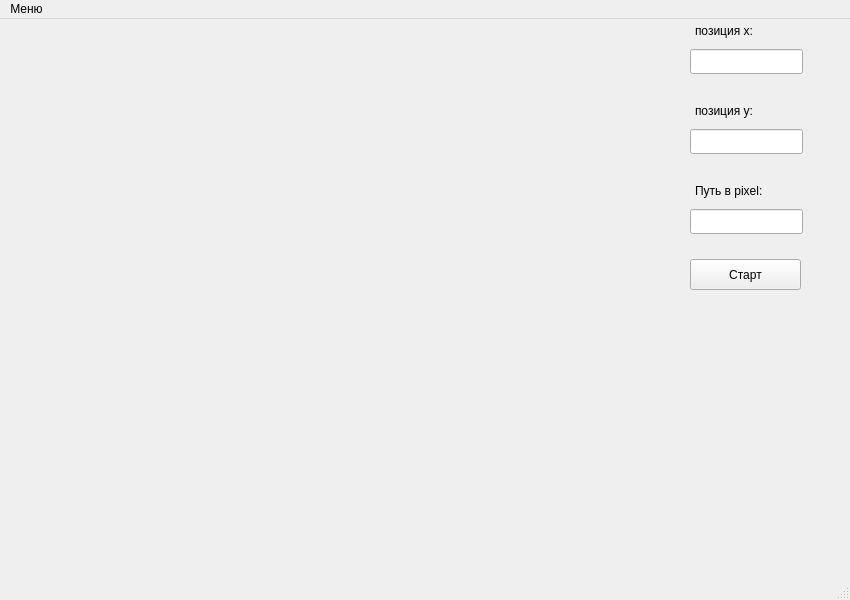
<?xml version="1.0" encoding="UTF-8"?>
<ui version="4.0">
 <class>MainWindow</class>
 <widget class="QMainWindow" name="MainWindow">
  <property name="geometry">
   <rect>
    <x>0</x>
    <y>0</y>
    <width>850</width>
    <height>600</height>
   </rect>
  </property>
  <property name="minimumSize">
   <size>
    <width>850</width>
    <height>600</height>
   </size>
  </property>
  <property name="maximumSize">
   <size>
    <width>850</width>
    <height>600</height>
   </size>
  </property>
  <property name="windowTitle">
   <string>MainWindow</string>
  </property>
  <property name="styleSheet">
   <string notr="true"/>
  </property>
  <widget class="QWidget" name="centralwidget">
   <widget class="QLineEdit" name="lineEdit_y">
    <property name="geometry">
     <rect>
      <x>690</x>
      <y>110</y>
      <width>113</width>
      <height>25</height>
     </rect>
    </property>
    <property name="readOnly">
     <bool>true</bool>
    </property>
   </widget>
   <widget class="QTextEdit" name="textEdit_2">
    <property name="geometry">
     <rect>
      <x>690</x>
      <y>80</y>
      <width>111</width>
      <height>31</height>
     </rect>
    </property>
    <property name="styleSheet">
     <string notr="true">background-color: TRANSPARENT;</string>
    </property>
    <property name="readOnly">
     <bool>true</bool>
    </property>
    <property name="html">
     <string>&lt;!DOCTYPE HTML PUBLIC &quot;-//W3C//DTD HTML 4.0//EN&quot; &quot;http://www.w3.org/TR/REC-html40/strict.dtd&quot;&gt;
&lt;html&gt;&lt;head&gt;&lt;meta name=&quot;qrichtext&quot; content=&quot;1&quot; /&gt;&lt;meta charset=&quot;utf-8&quot; /&gt;&lt;style type=&quot;text/css&quot;&gt;
p, li { white-space: pre-wrap; }
hr { height: 1px; border-width: 0; }
li.unchecked::marker { content: &quot;\2610&quot;; }
li.checked::marker { content: &quot;\2612&quot;; }
&lt;/style&gt;&lt;/head&gt;&lt;body style=&quot; font-family:'Segoe UI'; font-size:9pt; font-weight:400; font-style:normal;&quot;&gt;
&lt;p style=&quot; margin-top:0px; margin-bottom:0px; margin-left:0px; margin-right:0px; -qt-block-indent:0; text-indent:0px;&quot;&gt;позиция y:&lt;/p&gt;&lt;/body&gt;&lt;/html&gt;</string>
    </property>
   </widget>
   <widget class="QTextEdit" name="textEdit">
    <property name="geometry">
     <rect>
      <x>690</x>
      <y>0</y>
      <width>111</width>
      <height>31</height>
     </rect>
    </property>
    <property name="styleSheet">
     <string notr="true">background-color: TRANSPARENT;</string>
    </property>
    <property name="readOnly">
     <bool>true</bool>
    </property>
    <property name="html">
     <string>&lt;!DOCTYPE HTML PUBLIC &quot;-//W3C//DTD HTML 4.0//EN&quot; &quot;http://www.w3.org/TR/REC-html40/strict.dtd&quot;&gt;
&lt;html&gt;&lt;head&gt;&lt;meta name=&quot;qrichtext&quot; content=&quot;1&quot; /&gt;&lt;meta charset=&quot;utf-8&quot; /&gt;&lt;style type=&quot;text/css&quot;&gt;
p, li { white-space: pre-wrap; }
hr { height: 1px; border-width: 0; }
li.unchecked::marker { content: &quot;\2610&quot;; }
li.checked::marker { content: &quot;\2612&quot;; }
&lt;/style&gt;&lt;/head&gt;&lt;body style=&quot; font-family:'Segoe UI'; font-size:9pt; font-weight:400; font-style:normal;&quot;&gt;
&lt;p style=&quot; margin-top:0px; margin-bottom:0px; margin-left:0px; margin-right:0px; -qt-block-indent:0; text-indent:0px;&quot;&gt;позиция x:&lt;/p&gt;&lt;/body&gt;&lt;/html&gt;</string>
    </property>
   </widget>
   <widget class="QLineEdit" name="lineEdit_x">
    <property name="geometry">
     <rect>
      <x>690</x>
      <y>30</y>
      <width>113</width>
      <height>25</height>
     </rect>
    </property>
    <property name="readOnly">
     <bool>true</bool>
    </property>
   </widget>
   <widget class="QPushButton" name="pushButton_Start">
    <property name="geometry">
     <rect>
      <x>690</x>
      <y>240</y>
      <width>111</width>
      <height>31</height>
     </rect>
    </property>
    <property name="text">
     <string>Старт</string>
    </property>
   </widget>
   <widget class="QTextEdit" name="textEdit_3">
    <property name="geometry">
     <rect>
      <x>690</x>
      <y>160</y>
      <width>111</width>
      <height>31</height>
     </rect>
    </property>
    <property name="styleSheet">
     <string notr="true">background-color: TRANSPARENT;</string>
    </property>
    <property name="readOnly">
     <bool>true</bool>
    </property>
    <property name="html">
     <string>&lt;!DOCTYPE HTML PUBLIC &quot;-//W3C//DTD HTML 4.0//EN&quot; &quot;http://www.w3.org/TR/REC-html40/strict.dtd&quot;&gt;
&lt;html&gt;&lt;head&gt;&lt;meta name=&quot;qrichtext&quot; content=&quot;1&quot; /&gt;&lt;meta charset=&quot;utf-8&quot; /&gt;&lt;style type=&quot;text/css&quot;&gt;
p, li { white-space: pre-wrap; }
hr { height: 1px; border-width: 0; }
li.unchecked::marker { content: &quot;\2610&quot;; }
li.checked::marker { content: &quot;\2612&quot;; }
&lt;/style&gt;&lt;/head&gt;&lt;body style=&quot; font-family:'Segoe UI'; font-size:9pt; font-weight:400; font-style:normal;&quot;&gt;
&lt;p style=&quot; margin-top:0px; margin-bottom:0px; margin-left:0px; margin-right:0px; -qt-block-indent:0; text-indent:0px;&quot;&gt;Путь в pixel:&lt;/p&gt;&lt;/body&gt;&lt;/html&gt;</string>
    </property>
   </widget>
   <widget class="QLineEdit" name="lineEdit_way">
    <property name="geometry">
     <rect>
      <x>690</x>
      <y>190</y>
      <width>113</width>
      <height>25</height>
     </rect>
    </property>
    <property name="readOnly">
     <bool>true</bool>
    </property>
   </widget>
  </widget>
  <widget class="QMenuBar" name="menubar">
   <property name="geometry">
    <rect>
     <x>0</x>
     <y>0</y>
     <width>850</width>
     <height>26</height>
    </rect>
   </property>
   <widget class="QMenu" name="menu">
    <property name="title">
     <string>Меню</string>
    </property>
    <addaction name="action_Timer"/>
    <addaction name="action_Dir"/>
   </widget>
   <addaction name="menu"/>
  </widget>
  <widget class="QStatusBar" name="statusbar"/>
  <action name="action_Timer">
   <property name="text">
    <string>Таймер</string>
   </property>
  </action>
  <action name="action_Dir">
   <property name="text">
    <string>Директория</string>
   </property>
  </action>
 </widget>
 <resources/>
 <connections/>
</ui>
